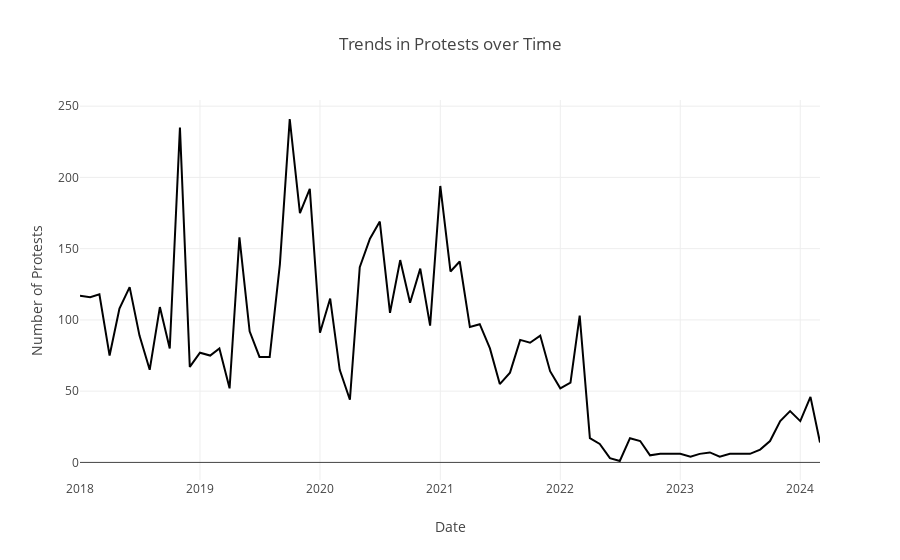

The cell this chart's notebook holds for it:
### Code cell
# Call the function to plot protests over time
fig = plot_protests_over_time(data)

fig.show()
